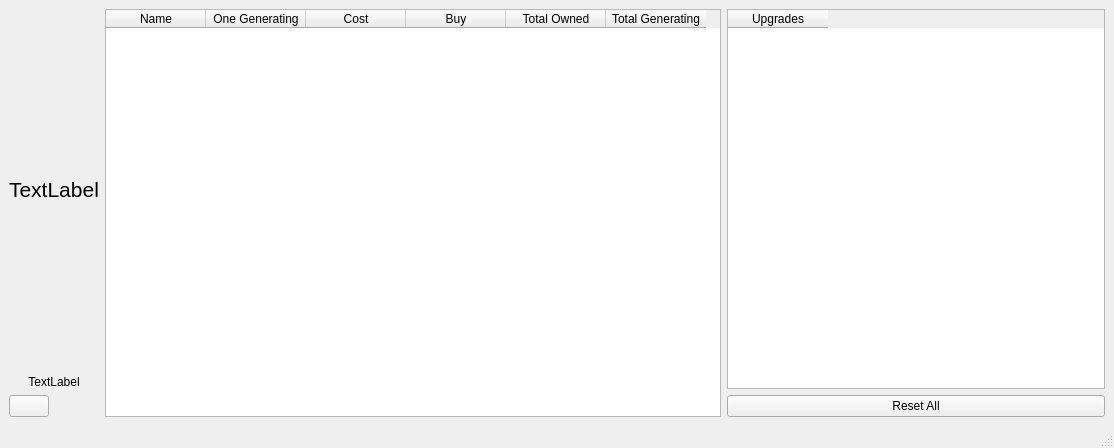
<?xml version="1.0" encoding="UTF-8"?>
<ui version="4.0">
 <class>MainWindow</class>
 <widget class="QMainWindow" name="MainWindow">
  <property name="geometry">
   <rect>
    <x>0</x>
    <y>0</y>
    <width>1114</width>
    <height>448</height>
   </rect>
  </property>
  <property name="sizePolicy">
   <sizepolicy hsizetype="Minimum" vsizetype="Minimum">
    <horstretch>0</horstretch>
    <verstretch>0</verstretch>
   </sizepolicy>
  </property>
  <property name="windowTitle">
   <string>MainWindow</string>
  </property>
  <widget class="QWidget" name="centralwidget">
   <property name="enabled">
    <bool>true</bool>
   </property>
   <property name="sizePolicy">
    <sizepolicy hsizetype="Fixed" vsizetype="Fixed">
     <horstretch>0</horstretch>
     <verstretch>0</verstretch>
    </sizepolicy>
   </property>
   <layout class="QGridLayout" name="gridLayout">
    <item row="0" column="1">
     <widget class="QTableWidget" name="upgradeTable">
      <property name="columnCount">
       <number>1</number>
      </property>
      <column>
       <property name="text">
        <string>Upgrades</string>
       </property>
      </column>
     </widget>
    </item>
    <item row="1" column="1">
     <widget class="QPushButton" name="resetButton">
      <property name="text">
       <string>Reset All</string>
      </property>
     </widget>
    </item>
    <item row="0" column="0" rowspan="2">
     <layout class="QGridLayout" name="gridLayout_2">
      <item row="0" column="0">
       <widget class="QLabel" name="numBytesLabel">
        <property name="sizePolicy">
         <sizepolicy hsizetype="Preferred" vsizetype="Expanding">
          <horstretch>0</horstretch>
          <verstretch>0</verstretch>
         </sizepolicy>
        </property>
        <property name="font">
         <font>
          <family>MS Shell Dlg 2</family>
          <pointsize>16</pointsize>
          <weight>50</weight>
          <italic>false</italic>
          <bold>false</bold>
          <underline>false</underline>
          <strikeout>false</strikeout>
          <kerning>true</kerning>
         </font>
        </property>
        <property name="text">
         <string>TextLabel</string>
        </property>
        <property name="alignment">
         <set>Qt::AlignCenter</set>
        </property>
       </widget>
      </item>
      <item row="2" column="0">
       <widget class="QPushButton" name="pushButton">
        <property name="sizePolicy">
         <sizepolicy hsizetype="Maximum" vsizetype="Maximum">
          <horstretch>0</horstretch>
          <verstretch>0</verstretch>
         </sizepolicy>
        </property>
        <property name="cursor">
         <cursorShape>PointingHandCursor</cursorShape>
        </property>
        <property name="text">
         <string/>
        </property>
        <property name="icon">
         <iconset>
          <normaloff>:/res/res/pushBtn.png</normaloff>:/res/res/pushBtn.png</iconset>
        </property>
        <property name="iconSize">
         <size>
          <width>256</width>
          <height>256</height>
         </size>
        </property>
        <property name="autoRepeat">
         <bool>false</bool>
        </property>
        <property name="autoRepeatDelay">
         <number>300</number>
        </property>
        <property name="autoRepeatInterval">
         <number>10</number>
        </property>
        <property name="autoDefault">
         <bool>false</bool>
        </property>
        <property name="flat">
         <bool>false</bool>
        </property>
       </widget>
      </item>
      <item row="1" column="0">
       <widget class="QLabel" name="numBpsLabel">
        <property name="text">
         <string>TextLabel</string>
        </property>
        <property name="alignment">
         <set>Qt::AlignCenter</set>
        </property>
       </widget>
      </item>
      <item row="0" column="2" rowspan="3">
       <widget class="QTableWidget" name="shopTable">
        <property name="sizePolicy">
         <sizepolicy hsizetype="Expanding" vsizetype="Expanding">
          <horstretch>0</horstretch>
          <verstretch>0</verstretch>
         </sizepolicy>
        </property>
        <property name="font">
         <font>
          <family>MS Shell Dlg 2</family>
         </font>
        </property>
        <property name="mouseTracking">
         <bool>false</bool>
        </property>
        <property name="sizeAdjustPolicy">
         <enum>QAbstractScrollArea::AdjustToContents</enum>
        </property>
        <property name="alternatingRowColors">
         <bool>true</bool>
        </property>
        <property name="gridStyle">
         <enum>Qt::SolidLine</enum>
        </property>
        <property name="sortingEnabled">
         <bool>false</bool>
        </property>
        <property name="rowCount">
         <number>0</number>
        </property>
        <property name="columnCount">
         <number>6</number>
        </property>
        <column>
         <property name="text">
          <string>Name</string>
         </property>
        </column>
        <column>
         <property name="text">
          <string>One Generating</string>
         </property>
        </column>
        <column>
         <property name="text">
          <string>Cost</string>
         </property>
        </column>
        <column>
         <property name="text">
          <string>Buy</string>
         </property>
        </column>
        <column>
         <property name="text">
          <string>Total Owned</string>
         </property>
        </column>
        <column>
         <property name="text">
          <string>Total Generating</string>
         </property>
        </column>
       </widget>
      </item>
     </layout>
    </item>
   </layout>
  </widget>
  <widget class="QMenuBar" name="menubar">
   <property name="geometry">
    <rect>
     <x>0</x>
     <y>0</y>
     <width>1114</width>
     <height>26</height>
    </rect>
   </property>
  </widget>
  <widget class="QStatusBar" name="statusbar"/>
 </widget>
 <resources/>
 <connections/>
</ui>
